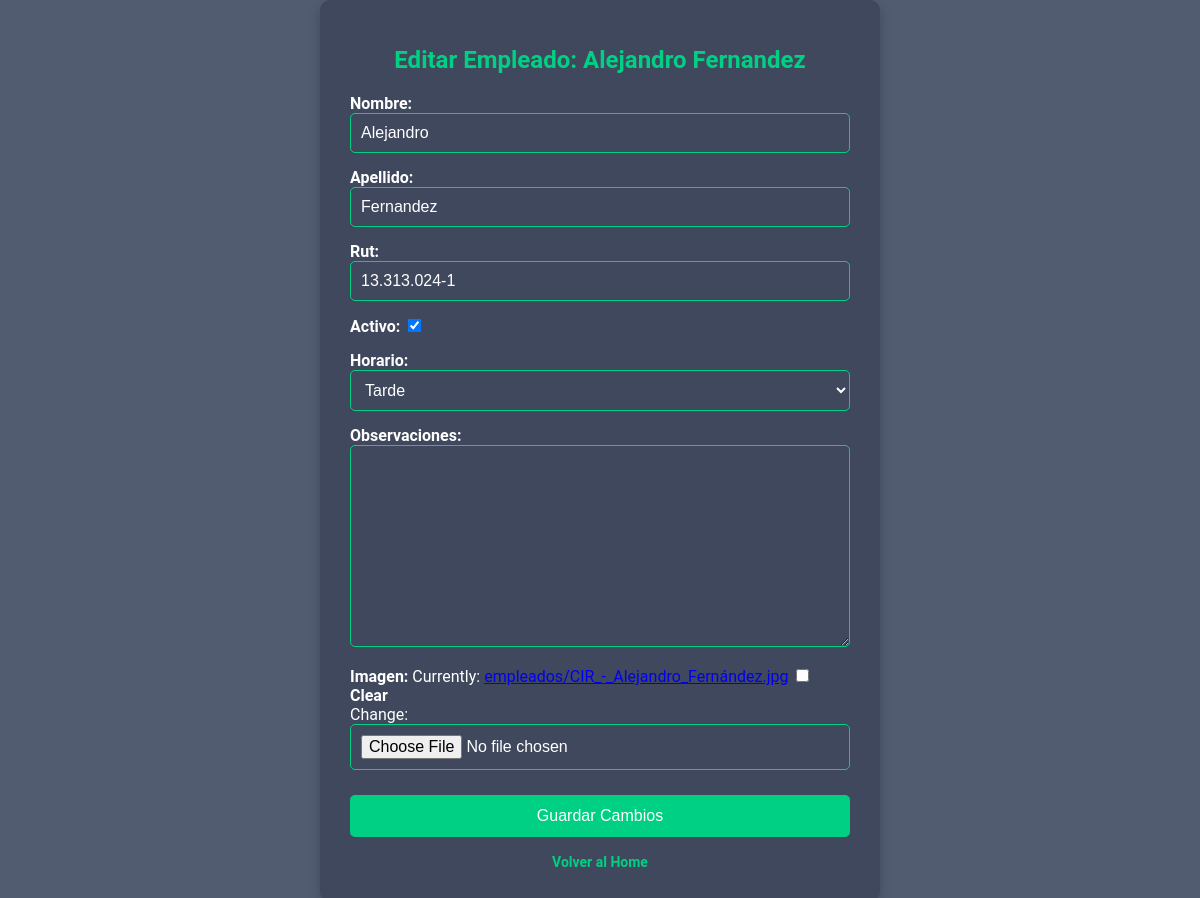
The page /editar_empleado/49/ (signed in) on the database its author committed.
### gestion/models.py (models this page shows, shortened)
class Empleado(models.Model):
    HORARIO_CHOICES = [
        ('M', 'Mañana'),
        ('T', 'Tarde'),
        ('C', 'Completo'),
        ('O', 'Otros'),
    ]
    ACTIVO_CHOICES = [
        (True, 'SI'),
        (False, 'NO'),
    ]
    nombre = models.CharField(max_length=100)
    apellido = models.CharField(max_length=100)
    rut = models.CharField(max_length=12, unique=True)
    activo = models.BooleanField(choices=ACTIVO_CHOICES, default=True)
    horario = models.CharField(max_length=1, choices=HORARIO_CHOICES, default='O')
    observaciones = models.TextField(blank=True)
    imagen = models.ImageField(upload_to='empleados/', blank=True, null=True)
    class Meta:
        verbose_name = "Empleado"
        verbose_name_plural = "Empleados"

### gestion/views.py (the view)
# urls.py: path('editar_empleado/<int:empleado_id>/', views.editar_empleado, name='editar_empleado'),
@login_required
def editar_empleado(request, empleado_id):
    empleado = get_object_or_404(Empleado, id=empleado_id)
    if request.method == 'POST':
        form = EmpleadoForm(request.POST, request.FILES, instance=empleado)
        if form.is_valid():
            form.save()
            RegistroActividad.objects.create(
                usuario=request.user,
                descripcion=f'{request.user.username} editó la información del empleado {empleado.nombre} {empleado.apellido}.'
            )
            return redirect('home')
    else:
        form = EmpleadoForm(instance=empleado)
    return render(request, 'editar_empleado.html', {'form': form, 'empleado': empleado})

### gestion/forms.py
class EmpleadoForm(forms.ModelForm):
    class Meta:
        model = Empleado
        fields = ['nombre', 'apellido', 'rut', 'activo', 'horario', 'observaciones', 'imagen']
        widgets = {
            'nombre': forms.TextInput(attrs={'class': 'form-control'}),
            'apellido': forms.TextInput(attrs={'class': 'form-control'}),
            'rut': forms.TextInput(attrs={'class': 'form-control'}),
            'activo': forms.CheckboxInput(attrs={'class': 'form-check-input'}),
            'horario': forms.Select(attrs={'class': 'form-select'}),
            'observaciones': forms.Textarea(attrs={'class': 'form-control'}),
            'imagen': forms.ClearableFileInput(attrs={'class': 'form-control-file'}),
        }

### gestion/templates/editar_empleado.html (shortened to what this page needs)
<!DOCTYPE html>
<html lang="es">
<head>
    {% load static %}
    <link rel="stylesheet" href="{% static 'editar.css' %}" />
</head>
<body>
    <div class="container">
        <h1>Editar Empleado: {{ empleado.nombre }} {{ empleado.apellido }}</h1>
        <form method="POST" enctype="multipart/form-data">
            {{ form.as_p }}
            <button type="submit">Guardar Cambios</button>
        </form>
        <div class="volver-home">
            <a href="{% url 'home' %}">Volver al Home</a>
        </div>
    </div>
</body>
</html>

### gestion/static/editar.css (style rules this page uses)
body { font-family: 'Roboto', sans-serif; margin: 0; padding: 0; background-color: #525c71; color: #ffffff; display: flex; justify-content: center; align-items: center; min-height: 100vh; }
.container { width: 100%; max-width: 500px; background-color: #3f485c; padding: 30px; border-radius: 10px; box-shadow: 0 4px 12px rgba(0, 0, 0, 0.2); text-align: center; }
h1 { font-size: 24px; color: #00d084; margin-bottom: 20px; }
form { display: flex; flex-direction: column; gap: 15px; }
form p { margin: 0; text-align: left; }
form label { font-weight: bold; color: #ffffff; margin-bottom: 5px; }
form input[type="text"], form input[type="file"], form select, form textarea { width: 100%; padding: 10px; border: 1px solid #00d084; border-radius: 5px; background-color: #3f485c; color: #ffffff; font-size: 16px; box-sizing: border-box; }
form input[type="text"]::placeholder { color: #b3b3b3; }
button[type="submit"] { background-color: #00d084; color: #ffffff; border: none; border-radius: 5px; padding: 12px; font-size: 16px; cursor: pointer; transition: background-color 0.3s ease; margin-top: 10px; }
.volver-home { margin-top: 15px; }
.volver-home a { color: #00d084; text-decoration: none; font-size: 14px; font-weight: bold; transition: color 0.3s ease; }

### rows shown on the page
Empleado: nombre "Alejandro", apellido "Fernandez", rut "13.313.024-1", activo "☑", horario "Tarde"
